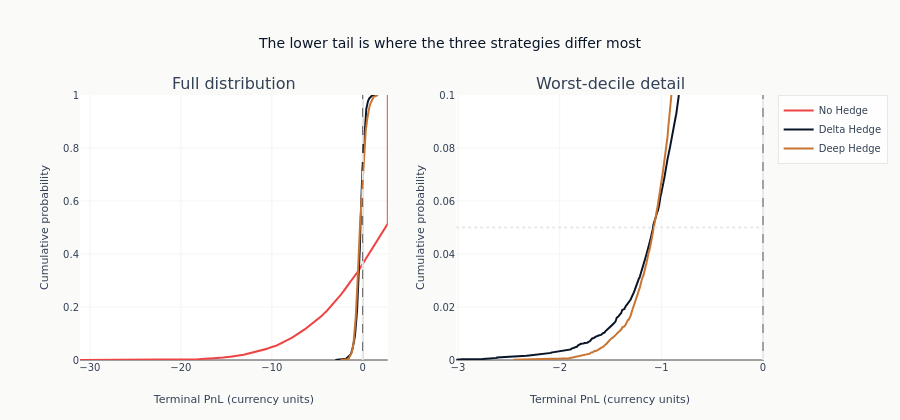

Notebook code for this chart:
### Markdown cell above
The dashed vertical line separates gains from losses. The dotted line marks the tail the CVaR
objective is computed over.

### Code cell
for column in (1, 2):
    fig.add_vline(x=0, line_dash="dash", line_color=COLORS["silver_muted"], row=1, col=column)
fig.add_hline(y=0.05, line_dash="dot", line_color=COLORS["silver_muted"], row=1, col=2)
fig.update_xaxes(title_text="Terminal PnL (currency units)")
fig.update_yaxes(title_text="Cumulative probability", range=[0, 1], row=1, col=1)
fig.update_yaxes(title_text="Cumulative probability", range=[0, 0.10], row=1, col=2)
fig.update_layout(
    title="The lower tail is where the three strategies differ most",
    height=420,
    margin=dict(t=95, b=60),
)
show_plotly_with_alt(
    fig,
    "Cumulative distributions of terminal profit and loss for the unhedged option, the delta hedge and the deep hedge, with the lower tail magnified in a second panel. The unhedged curve is far wider; the two hedged curves separate mainly in the tail.",
)

### Figure 1 — Plotly figure (JSON) as saved in the notebook; plotly's stock layout.template omitted (floating-point values rounded to 4 significant figures; data arrays with more than 128 entries replaced by an {"elided": "..."} marker saying what was removed)
{"data": [{"line": {"color": "#ef4444"}, "name": "No Hedge", "type": "scatter", "x": {"elided": "7500 float values"}, "xaxis": "x", "y": {"elided": "7500 float values"}, "yaxis": "y"}, {"line": {"color": "#0a1628"}, "name": "Delta Hedge", "type": "scatter", "x": {"elided": "7500 float values"}, "xaxis": "x", "y": {"elided": "7500 float values"}, "yaxis": "y"}, {"line": {"color": "#0a1628"}, "name": "Delta Hedge", "showlegend": false, "type": "scatter", "x": {"elided": "750 float values"}, "xaxis": "x2", "y": {"elided": "750 float values"}, "yaxis": "y2"}, {"line": {"color": "#C87533"}, "name": "Deep Hedge", "type": "scatter", "x": {"elided": "7500 float values"}, "xaxis": "x", "y": {"elided": "7500 float values"}, "yaxis": "y"}, {"line": {"color": "#C87533"}, "name": "Deep Hedge", "showlegend": false, "type": "scatter", "x": {"elided": "750 float values"}, "xaxis": "x2", "y": {"elided": "750 float values"}, "yaxis": "y2"}], "layout": {"annotations": [{"font": {"size": 16}, "showarrow": false, "text": "Full distribution", "x": 0.225, "xanchor": "center", "xref": "paper", "y": 1.0, "yanchor": "bottom", "yref": "paper"}, {"font": {"size": 16}, "showarrow": false, "text": "Worst-decile detail", "x": 0.775, "xanchor": "center", "xref": "paper", "y": 1.0, "yanchor": "bottom", "yref": "paper"}], "height": 420, "margin": {"b": 60, "t": 95}, "shapes": [{"line": {"color": "#e8e8e6", "dash": "dash"}, "type": "line", "x0": 0, "x1": 0, "xref": "x", "y0": 0, "y1": 1, "yref": "y domain"}, {"line": {"color": "#e8e8e6", "dash": "dash"}, "type": "line", "x0": 0, "x1": 0, "xref": "x2", "y0": 0, "y1": 1, "yref": "y2 domain"}, {"line": {"color": "#e8e8e6", "dash": "dot"}, "type": "line", "x0": 0, "x1": 1, "xref": "x2 domain", "y0": 0.05, "y1": 0.05, "yref": "y2"}], "title": {"text": "The lower tail is where the three strategies differ most"}, "xaxis": {"anchor": "y", "domain": [0.0, 0.45], "title": {"text": "Terminal PnL (currency units)"}}, "xaxis2": {"anchor": "y2", "domain": [0.55, 1.0], "title": {"text": "Terminal PnL (currency units)"}}, "yaxis": {"anchor": "x", "domain": [0.0, 1.0], "range": [0, 1], "title": {"text": "Cumulative probability"}}, "yaxis2": {"anchor": "x2", "domain": [0.0, 1.0], "range": [0, 0.1], "title": {"text": "Cumulative probability"}}}}
